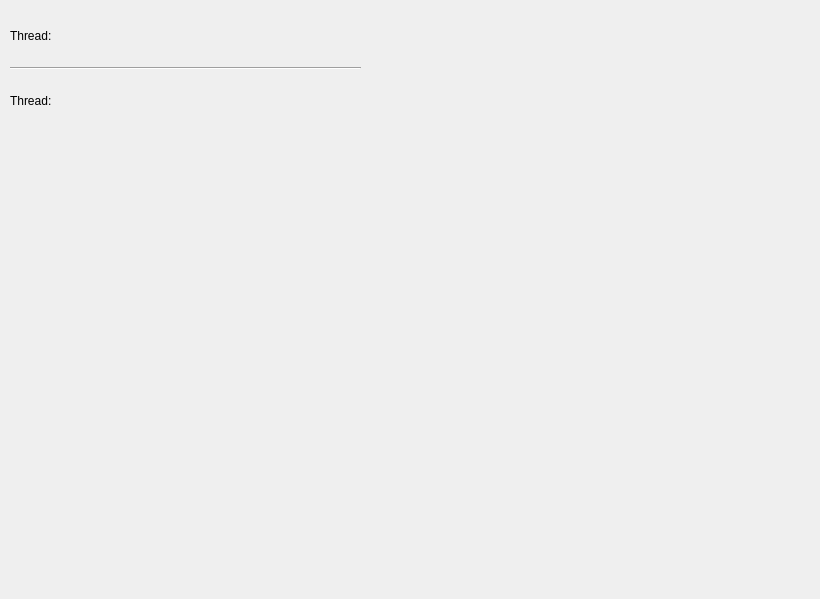
<?xml version="1.0" encoding="UTF-8"?>
<ui version="4.0">
 <class>Dialog</class>
 <widget class="QDialog" name="Dialog">
  <property name="geometry">
   <rect>
    <x>0</x>
    <y>0</y>
    <width>820</width>
    <height>599</height>
   </rect>
  </property>
  <property name="windowTitle">
   <string>Dialog</string>
  </property>
  <widget class="QLabel" name="label1">
   <property name="geometry">
    <rect>
     <x>10</x>
     <y>20</y>
     <width>121</width>
     <height>31</height>
    </rect>
   </property>
   <property name="lineWidth">
    <number>2</number>
   </property>
   <property name="text">
    <string>Thread:</string>
   </property>
  </widget>
  <widget class="QLabel" name="label2">
   <property name="geometry">
    <rect>
     <x>10</x>
     <y>80</y>
     <width>121</width>
     <height>41</height>
    </rect>
   </property>
   <property name="text">
    <string>Thread:</string>
   </property>
  </widget>
  <widget class="QLabel" name="result1">
   <property name="geometry">
    <rect>
     <x>60</x>
     <y>20</y>
     <width>43</width>
     <height>13</height>
    </rect>
   </property>
   <property name="text">
    <string/>
   </property>
  </widget>
  <widget class="QLabel" name="result2">
   <property name="geometry">
    <rect>
     <x>60</x>
     <y>80</y>
     <width>43</width>
     <height>13</height>
    </rect>
   </property>
   <property name="text">
    <string/>
   </property>
  </widget>
  <widget class="Line" name="line">
   <property name="geometry">
    <rect>
     <x>10</x>
     <y>60</y>
     <width>351</width>
     <height>16</height>
    </rect>
   </property>
   <property name="orientation">
    <enum>Qt::Horizontal</enum>
   </property>
  </widget>
 </widget>
 <resources/>
 <connections/>
</ui>
